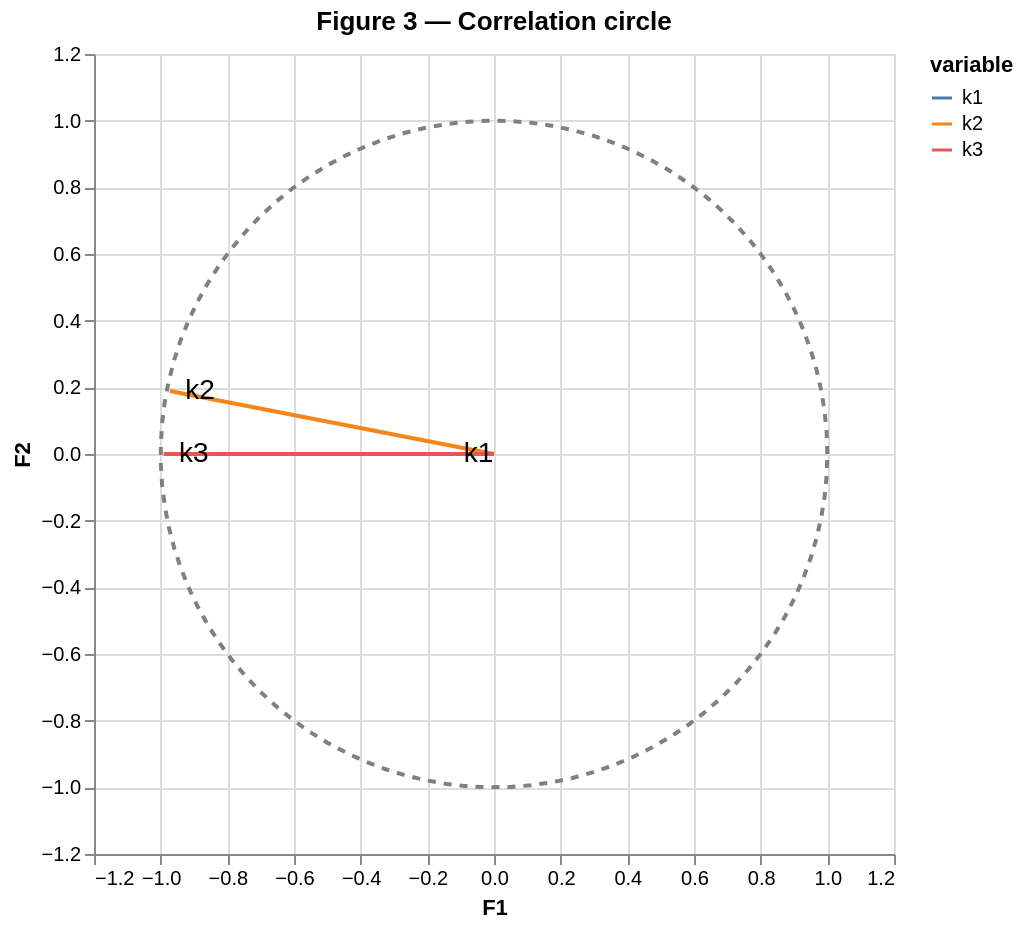

The notebook cell this image was saved under:
### Code cell
import numpy as np

num_cols = ["k1", "k2", "k3"]
cat_cols = ["q1", "q2", "q3"]

corr_circle = wiki_famd.column_correlations.loc[num_cols].iloc[:, :2].copy()
corr_circle.columns = ["F1", "F2"]
corr_circle["variable"] = corr_circle.index

# Arrows from origin to each variable
arrows = pd.DataFrame(
    [
        {"x": 0, "y": 0, "x2": row["F1"], "y2": row["F2"], "variable": row["variable"]}
        for _, row in corr_circle.iterrows()
    ]
)

circle_theta = np.linspace(0, 2 * np.pi, 100)
unit_circle = pd.DataFrame(
    {"x": np.cos(circle_theta), "y": np.sin(circle_theta), "order": range(100)}
)

c_circle = (
    alt.Chart(unit_circle)
    .mark_line(color="gray", strokeDash=[4, 4])
    .encode(
        x=alt.X("x:Q", title="F1", scale=alt.Scale(domain=[-1.2, 1.2])),
        y=alt.Y("y:Q", title="F2", scale=alt.Scale(domain=[-1.2, 1.2])),
        order="order:O",
    )
)
c_arrows = (
    alt.Chart(arrows)
    .mark_rule(strokeWidth=2)
    .encode(
        x="x:Q",
        y="y:Q",
        x2="x2:Q",
        y2="y2:Q",
        color="variable:N",
    )
)
c_labels = (
    alt.Chart(corr_circle.reset_index(drop=True))
    .mark_text(fontSize=14, dx=15)
    .encode(x="F1:Q", y="F2:Q", text="variable:N")
)

(c_circle + c_arrows + c_labels).properties(
    title="Figure 3 — Correlation circle", width=400, height=400
)

### Figure 1 — Vega-Lite specification as saved in the notebook (floating-point values rounded to 4 significant figures)
{"config": {"view": {"continuousWidth": 300, "continuousHeight": 300}}, "layer": [{"data": {"name": "data-53c4237e22eb07630ae4c27ebb45459a"}, "mark": {"type": "line", "color": "gray", "strokeDash": [4, 4]}, "encoding": {"order": {"field": "order", "type": "ordinal"}, "x": {"field": "x", "scale": {"domain": [-1.2, 1.2]}, "title": "F1", "type": "quantitative"}, "y": {"field": "y", "scale": {"domain": [-1.2, 1.2]}, "title": "F2", "type": "quantitative"}}}, {"data": {"name": "data-04f95f63937218bbd98949dde4ca772e"}, "mark": {"type": "rule", "strokeWidth": 2}, "encoding": {"color": {"field": "variable", "type": "nominal"}, "x": {"field": "x", "type": "quantitative"}, "x2": {"field": "x2"}, "y": {"field": "y", "type": "quantitative"}, "y2": {"field": "y2"}}}, {"data": {"name": "data-3bf0305b34d184ed39c8c71625d8bd6c"}, "mark": {"type": "text", "dx": 15, "fontSize": 14}, "encoding": {"text": {"field": "variable", "type": "nominal"}, "x": {"field": "F1", "type": "quantitative"}, "y": {"field": "F2", "type": "quantitative"}}}], "height": 400, "title": "Figure 3 — Correlation circle", "width": 400, "$schema": "https://vega.github.io/schema/vega-lite/v6.1.0.json", "datasets": {"data-53c4237e22eb07630ae4c27ebb45459a": [{"x": 1.0, "y": 0.0, "order": 0}, {"x": 0.998, "y": 0.06342, "order": 1}, {"x": 0.992, "y": 0.1266, "order": 2}, {"x": 0.9819, "y": 0.1893, "order": 3}, {"x": 0.9679, "y": 0.2511, "order": 4}, {"x": 0.9501, "y": 0.312, "order": 5}, {"x": 0.9284, "y": 0.3717, "order": 6}, {"x": 0.9029, "y": 0.4298, "order": 7}, {"x": 0.8738, "y": 0.4862, "order": 8}, {"x": 0.8413, "y": 0.5406, "order": 9}, {"x": 0.8053, "y": 0.5929, "order": 10}, {"x": 0.766, "y": 0.6428, "order": 11}, {"x": 0.7237, "y": 0.6901, "order": 12}, {"x": 0.6785, "y": 0.7346, "order": 13}, {"x": 0.6306, "y": 0.7761, "order": 14}, {"x": 0.5801, "y": 0.8146, "order": 15}, {"x": 0.5272, "y": 0.8497, "order": 16}, {"x": 0.4723, "y": 0.8815, "order": 17}, {"x": 0.4154, "y": 0.9096, "order": 18}, {"x": 0.3569, "y": 0.9341, "order": 19}, {"x": 0.2969, "y": 0.9549, "order": 20}, {"x": 0.2358, "y": 0.9718, "order": 21}, {"x": 0.1736, "y": 0.9848, "order": 22}, {"x": 0.1108, "y": 0.9938, "order": 23}, {"x": 0.04758, "y": 0.9989, "order": 24}, {"x": -0.01587, "y": 0.9999, "order": 25}, {"x": -0.07925, "y": 0.9969, "order": 26}, {"x": -0.1423, "y": 0.9898, "order": 27}, {"x": -0.2048, "y": 0.9788, "order": 28}, {"x": -0.2665, "y": 0.9638, "order": 29}, {"x": -0.3271, "y": 0.945, "order": 30}, {"x": -0.3863, "y": 0.9224, "order": 31}, {"x": -0.4441, "y": 0.896, "order": 32}, {"x": -0.5, "y": 0.866, "order": 33}, {"x": -0.5539, "y": 0.8326, "order": 34}, {"x": -0.6056, "y": 0.7958, "order": 35}, {"x": -0.6549, "y": 0.7557, "order": 36}, {"x": -0.7015, "y": 0.7127, "order": 37}, {"x": -0.7453, "y": 0.6668, "order": 38}, {"x": -0.7861, "y": 0.6182, "order": 39}, {"x": -0.8237, "y": 0.5671, "order": 40}, {"x": -0.858, "y": 0.5137, "order": 41}, {"x": -0.8888, "y": 0.4582, "order": 42}, {"x": -0.9161, "y": 0.4009, "order": 43}, {"x": -0.9397, "y": 0.342, "order": 44}, {"x": -0.9595, "y": 0.2817, "order": 45}, {"x": -0.9754, "y": 0.2203, "order": 46}, {"x": -0.9874, "y": 0.158, "order": 47}, {"x": -0.9955, "y": 0.09506, "order": 48}, {"x": -0.9995, "y": 0.03173, "order": 49}, {"x": -0.9995, "y": -0.03173, "order": 50}, {"x": -0.9955, "y": -0.09506, "order": 51}, {"x": -0.9874, "y": -0.158, "order": 52}, {"x": -0.9754, "y": -0.2203, "order": 53}, {"x": -0.9595, "y": -0.2817, "order": 54}, {"x": -0.9397, "y": -0.342, "order": 55}, {"x": -0.9161, "y": -0.4009, "order": 56}, {"x": -0.8888, "y": -0.4582, "order": 57}, {"x": -0.858, "y": -0.5137, "order": 58}, {"x": -0.8237, "y": -0.5671, "order": 59}, {"x": -0.7861, "y": -0.6182, "order": 60}, {"x": -0.7453, "y": -0.6668, "order": 61}, {"x": -0.7015, "y": -0.7127, "order": 62}, {"x": -0.6549, "y": -0.7557, "order": 63}, {"x": -0.6056, "y": -0.7958, "order": 64}, {"x": -0.5539, "y": -0.8326, "order": 65}, {"x": -0.5, "y": -0.866, "order": 66}, {"x": -0.4441, "y": -0.896, "order": 67}, {"x": -0.3863, "y": -0.9224, "order": 68}, {"x": -0.3271, "y": -0.945, "order": 69}, {"x": -0.2665, "y": -0.9638, "order": 70}, {"x": -0.2048, "y": -0.9788, "order": 71}, {"x": -0.1423, "y": -0.9898, "order": 72}, {"x": -0.07925, "y": -0.9969, "order": 73}, {"x": -0.01587, "y": -0.9999, "order": 74}, {"x": 0.04758, "y": -0.9989, "order": 75}, {"x": 0.1108, "y": -0.9938, "order": 76}, {"x": 0.1736, "y": -0.9848, "order": 77}, {"x": 0.2358, "y": -0.9718, "order": 78}, {"x": 0.2969, "y": -0.9549, "order": 79}, {"x": 0.3569, "y": -0.9341, "order": 80}, {"x": 0.4154, "y": -0.9096, "order": 81}, {"x": 0.4723, "y": -0.8815, "order": 82}, {"x": 0.5272, "y": -0.8497, "order": 83}, {"x": 0.5801, "y": -0.8146, "order": 84}, {"x": 0.6306, "y": -0.7761, "order": 85}, {"x": 0.6785, "y": -0.7346, "order": 86}, {"x": 0.7237, "y": -0.6901, "order": 87}, {"x": 0.766, "y": -0.6428, "order": 88}, {"x": 0.8053, "y": -0.5929, "order": 89}, {"x": 0.8413, "y": -0.5406, "order": 90}, {"x": 0.8738, "y": -0.4862, "order": 91}, {"x": 0.9029, "y": -0.4298, "order": 92}, {"x": 0.9284, "y": -0.3717, "order": 93}, {"x": 0.9501, "y": -0.312, "order": 94}, {"x": 0.9679, "y": -0.2511, "order": 95}, {"x": 0.9819, "y": -0.1893, "order": 96}, {"x": 0.992, "y": -0.1266, "order": 97}, {"x": 0.998, "y": -0.06342, "order": 98}, {"x": 1.0, "y": -2.449e-16, "order": 99}], "data-04f95f63937218bbd98949dde4ca772e": [{"x": 0, "y": 0, "x2": -0.1366, "y2": -1.097e-15, "variable": "k1"}, {"x": 0, "y": 0, "x2": -0.9722, "y2": 0.189, "variable": "k2"}, {"x": 0, "y": 0, "x2": -0.9908, "y2": -6.583e-17, "variable": "k3"}], "data-3bf0305b34d184ed39c8c71625d8bd6c": [{"F1": -0.1366, "F2": -1.097e-15, "variable": "k1"}, {"F1": -0.9722, "F2": 0.189, "variable": "k2"}, {"F1": -0.9908, "F2": -6.583e-17, "variable": "k3"}]}}
